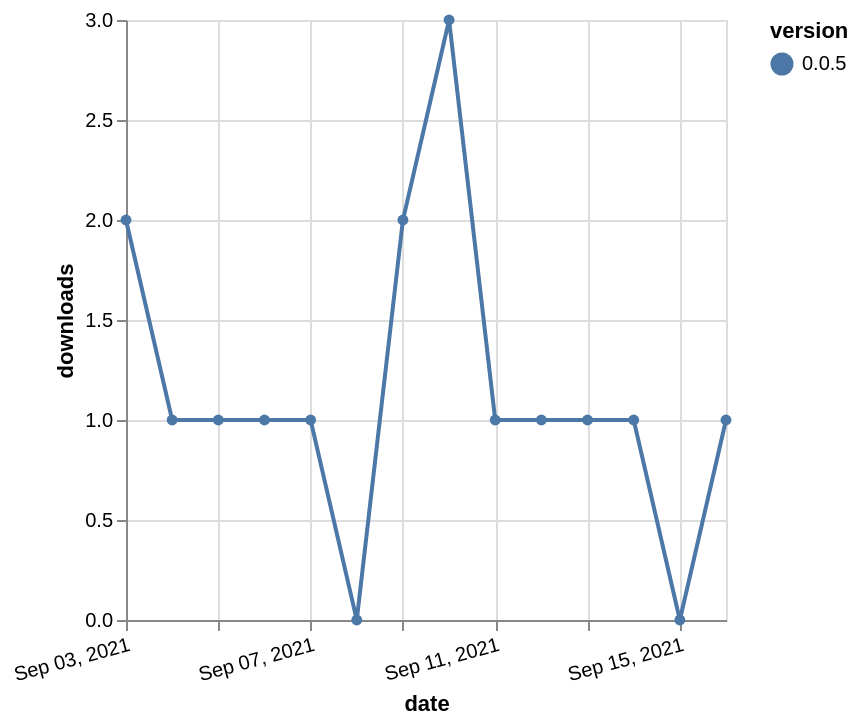

Write a Vega-Lite specification for this figure.
### Vega-Lite specification from a JSON file in a GitHub repository (floating-point values rounded to 4 significant figures)
{"$schema": "https://vega.github.io/schema/vega-lite/v5.json", "description": "A simple bar chart with embedded data.", "data": {"values": [{"date": "2021-09-03", "total": 49, "delta": 2, "version": "0.0.5"}, {"date": "2021-09-04", "total": 50, "delta": 1, "version": "0.0.5"}, {"date": "2021-09-05", "total": 51, "delta": 1, "version": "0.0.5"}, {"date": "2021-09-06", "total": 52, "delta": 1, "version": "0.0.5"}, {"date": "2021-09-07", "total": 53, "delta": 1, "version": "0.0.5"}, {"date": "2021-09-08", "total": 53, "delta": 0, "version": "0.0.5"}, {"date": "2021-09-09", "total": 55, "delta": 2, "version": "0.0.5"}, {"date": "2021-09-10", "total": 58, "delta": 3, "version": "0.0.5"}, {"date": "2021-09-11", "total": 59, "delta": 1, "version": "0.0.5"}, {"date": "2021-09-12", "total": 60, "delta": 1, "version": "0.0.5"}, {"date": "2021-09-13", "total": 61, "delta": 1, "version": "0.0.5"}, {"date": "2021-09-14", "total": 62, "delta": 1, "version": "0.0.5"}, {"date": "2021-09-15", "total": 62, "delta": 0, "version": "0.0.5"}, {"date": "2021-09-16", "total": 63, "delta": 1, "version": "0.0.5"}]}, "width": "container", "mark": {"type": "line", "point": {"filled": true}}, "encoding": {"x": {"field": "date", "type": "temporal", "timeUnit": "yearmonthdate", "title": "date", "axis": {"labelAngle": -15}}, "y": {"field": "delta", "type": "quantitative", "title": "downloads"}, "color": {"field": "version", "type": "nominal"}, "tooltip": {"field": "delta"}}}
